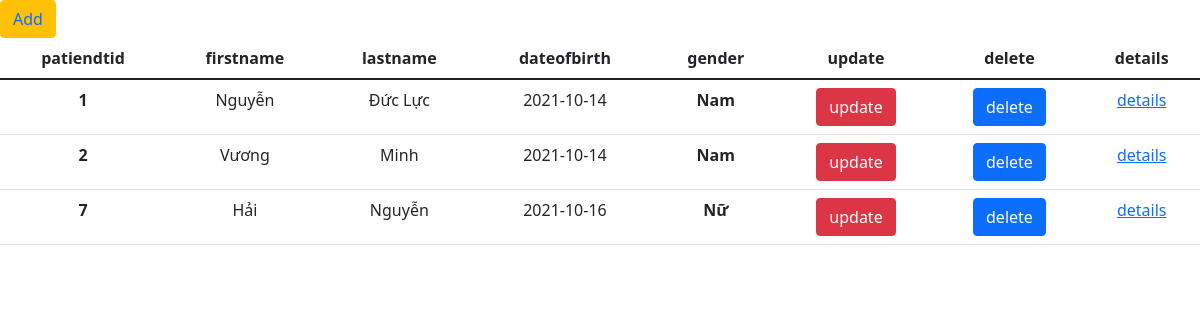
The page / on the database its author committed.
### tables this page shows
CREATE TABLE `patient` (
  `patiendtid` int(11) NOT NULL,
  `firstname` varchar(100) DEFAULT NULL,
  `lastname` varchar(100) DEFAULT NULL,
  `dateofbirth` date DEFAULT NULL,
  `gender` tinyint(2) DEFAULT NULL,
  `mobile` char(20) DEFAULT NULL,
  `email` varchar(100) DEFAULT NULL,
  `height` float DEFAULT NULL,
  `weight` float DEFAULT NULL,
  `blood_type` varchar(100) DEFAULT NULL,
  `created_on` date DEFAULT NULL,
  `modified_on` date DEFAULT NULL
);

### src/index.php (the view, shortened to what this page needs)
<?php include('./config.php') ?>
<!DOCTYPE html>
<html lang="en">
<head>
    <link href="https://cdn.jsdelivr.net/npm/bootstrap@5.1.3/dist/css/bootstrap.min.css" rel="stylesheet">
</head>
<body>
<button type="button" class="btn btn-warning"><a href="./add.php" style="text-decoration: none;">Add</a></button>
        <div class=" text-center">
                <table class="table">
                    <thead>
                        <tr>
                            <th scope="col">patiendtid </th>
                            <th scope="col">firstname</th>
                            <th scope="col">lastname</th>
                            <th scope="col">dateofbirth</th>
                            <th scope="col">gender </th>
                            <th scope="col">update</th>
                            <th scope="col">delete</th>
                            <th scope="col">details</th>
                        </tr>
                    </thead>
                    <tbody>
                        <?php
                        $sql = "select * from patient";
                        $rs = mysqli_query($con, $sql);
                        if (mysqli_num_rows($rs) > 0) {
                            while ($row = mysqli_fetch_assoc($rs)) { ?>
                                <tr>
                                    <th><?php echo $row['patiendtid'] ?></th>
                                    <td><?php echo $row['firstname'] ?></td>
                                    <td><?php echo $row['lastname'] ?></td>
                                    <td><?php echo $row['dateofbirth'] ?></td>
                                    <th><?php if($row['gender']==1)
                                    {
                                        echo "Nam";
                                    } else if ($row['gender']==0)
                                    {
                                        echo "Nữ";
                                    } ?></th>
                                    <td><a href="./update.php?patiendtid=<?php echo $row['patiendtid']?>"><button type="button" class="btn btn-danger">update</button></a></td>
                                    <td><a href="./delete.php?patiendtid=<?php echo $row['patiendtid']?>"><button type="button" class="btn btn-primary">delete</button></a></td>
                                    <td><a href="./details.php?id=<?php echo $row['patiendtid']?>">details</a></td>
                                </tr>
                        <?php
                            }
                        }
                        ?>
        </div>
</body>
</html>

### rows shown on the page
patient: patiendtid "1", firstname "Nguyễn", lastname "Đức Lực", dateofbirth "2021-10-14", gender "Nam"
patient: patiendtid "2", firstname "Vương", lastname "Minh", dateofbirth "2021-10-14", gender "Nam"
patient: patiendtid "7", firstname "Hải", lastname "Nguyễn", dateofbirth "2021-10-16", gender "Nữ"
